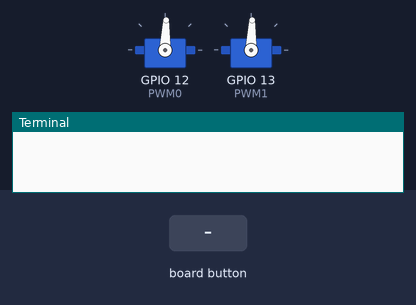
A program run on a simulated Raspberry Pi (BCM pin numbers). Shown: 2 × servo, the last lines printed to the terminal. The test bench sets the inputs (shaded band). The buttons are places on the Blue Dot phone app; servo angles are drawn from the pulse width (0.5 ms = 0°, 2.5 ms = 180°).

Above: at 1.2 s.
1.3 s: button top pressed
At 2.6 s:
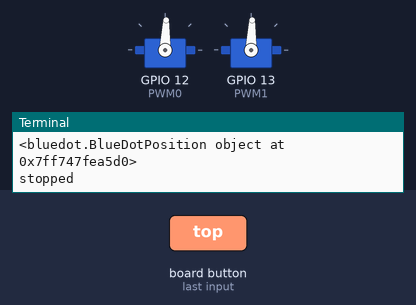
2.9 s: button bottom pressed
At 3.8 s:
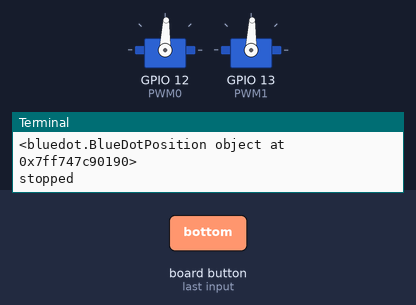
4.4 s: button left pressed
At 5.0 s:
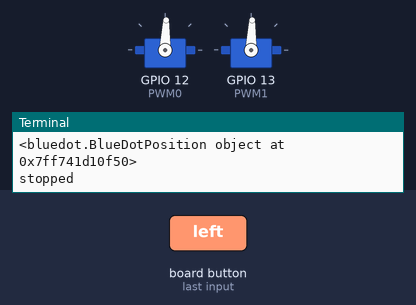
5.9 s: button right pressed
At 7.3 s:
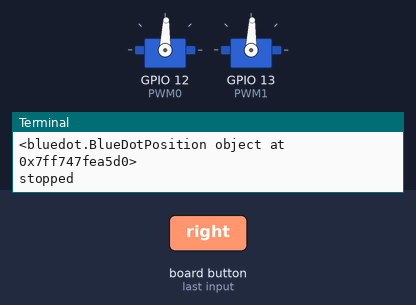
Timing chart, 0 to 8.4 s (numbered marks = the images above; inputs shaded):
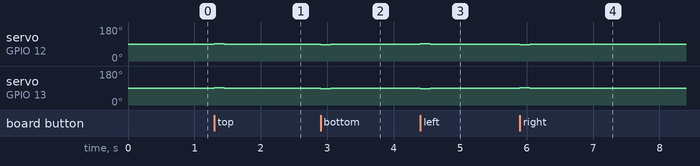

Measured:
- after the input at 1.3 s, servo on GPIO 12 (PWM0), servo on GPIO 13 (PWM1): 88° → 91° at once, → 88° 0.15 s later
- after the input at 2.9 s, servo on GPIO 12 (PWM0), servo on GPIO 13 (PWM1): 88° → 86° at once, → 88° 0.15 s later
- after the input at 4.4 s, servo on GPIO 12 (PWM0): 88° → 91° at once, → 88° 0.15 s later; servo on GPIO 13 (PWM1): 88° → 86° at once, → 88° 0.15 s later
- after the input at 5.9 s, servo on GPIO 12 (PWM0): 88° → 86° at once, → 88° 0.15 s later; servo on GPIO 13 (PWM1): 88° → 91° at once, → 88° 0.15 s later

The program:

bluedot_pigpio_servo.py
```python
from bluedot import BlueDot
from signal import pause
from gpiozero import Servo
from gpiozero.pins.pigpio import PiGPIOFactory
from time import sleep

bd = BlueDot()

MID_THROTTLE = -0.04

factory = PiGPIOFactory()
# PWM Values adjusted to work with a BLHeli ESC
PWM0 = Servo("GPIO12", initial_value=MID_THROTTLE, min_pulse_width=1/1000, max_pulse_width=2/1000, pin_factory=factory)
PWM1 = Servo("GPIO13", initial_value=MID_THROTTLE, min_pulse_width=1/1000, max_pulse_width=2/1000, pin_factory=factory)

speed = 0.06

def move(pos):
    print(pos)
    if pos.top:
        PWM0.value = float(MID_THROTTLE+speed)
        PWM1.value = float(MID_THROTTLE+speed)
    elif pos.bottom:
        PWM0.value = float(MID_THROTTLE-speed)
        PWM1.value = float(MID_THROTTLE-speed)
    elif pos.left:
        PWM0.value = float(MID_THROTTLE+speed)
        PWM1.value = float(MID_THROTTLE-speed)
    elif pos.right:
        PWM0.value = float(MID_THROTTLE-speed)
        PWM1.value = float(MID_THROTTLE+speed)

def stop():
    print("stopped")
    PWM0.value = float(MID_THROTTLE)
    PWM1.value = float(MID_THROTTLE)

bd.when_pressed = move
bd.when_moved = move
bd.when_released = stop

pause()
```
